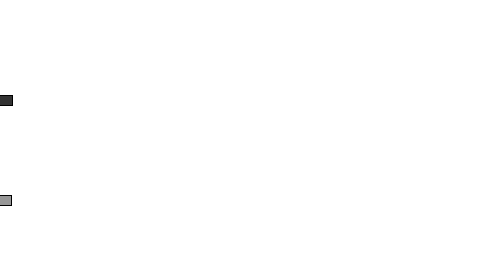
Frame 1 (no input)
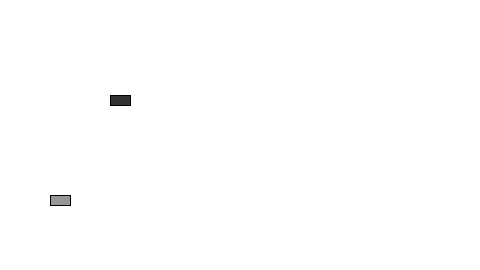
Frame 60 (the mouse pressed at the canvas centre just before this capture)
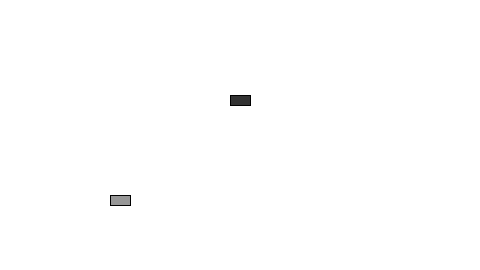
Frame 120 (the mouse held since frame 60 and released just before this capture)

The Processing sketch that drew these frames (run headless with seeded random() and noise(); from frame 60 on, the mouse is pressed at the canvas centre):

// Processing sketch: dois_objetos_em_exemplo_com_CAR
// ── dois_objetos_em_exemplo_com_CAR.pde
Car myCar1;
Car myCar2;

void setup(){
 size(480,270);
 frameRate(120);
 //argumentos vão dentro de parenteses quando o objeto é construído
 myCar1 = new Car(color(51), 0, 100, 2);
 myCar2 = new Car(color(151), 0, 200, 1);
}

void draw(){
 background(255);
 myCar1.move();
 myCar1.display();
 myCar2.move();
 myCar2.display();
}

//mesmo q tenha múltiplos objetos(myCar1 e myCar2), somente uma classe é necessária
//não importa quantas cookies vc faça, somente uma cookie cutter será necessária.
class Car {
 color c;
 float xpos;
 float ypos;
 float xspeed;
 
 //o construtor define os parâmetros(q estão definidos no setup)
 Car(color tempC, float tempXpos, float tempYpos, float tempXspeed){
  c = tempC;
  xpos = tempXpos;
  ypos = tempYpos;
  xspeed = tempXspeed;
 }
 
 void display(){
  stroke(0);
  fill(c);
  rectMode(CENTER);
  rect(xpos, ypos, 20, 10);
 }
 
 void move(){
  xpos = xpos + xspeed;
  if (xpos > width){
   xpos = 0; 
  }
 }
}
